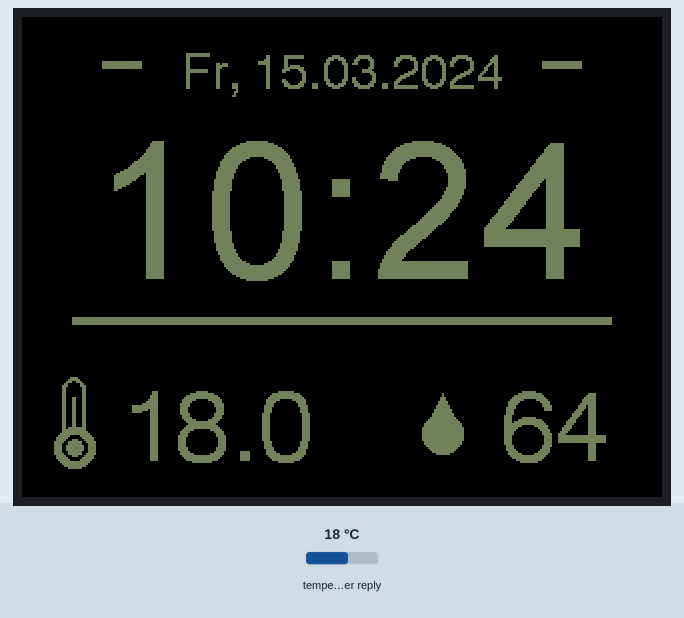
This sketch was run on a simulated ESP32-S3. Shown: 320×240 colour display. Inputs (shaded band) come from the test bench; at power-on: temperature in the weather reply 18 °C. WiFi joins after 1.5 s; servers stay silent unless stated; network time is answered at once with the bench clock; the local clock reads 2024-03-15 10:24:30 at power-on unless the sketch sets it; web services answer with replies made up by the test bench; what the sketch prints to the serial monitor is not drawn.

Above: at 3.2 s.
At 30.1 s:
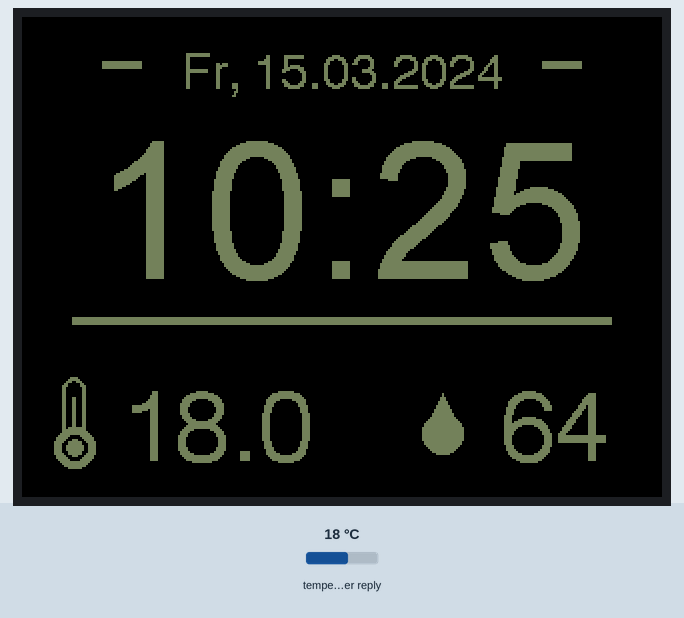
At 90.1 s:
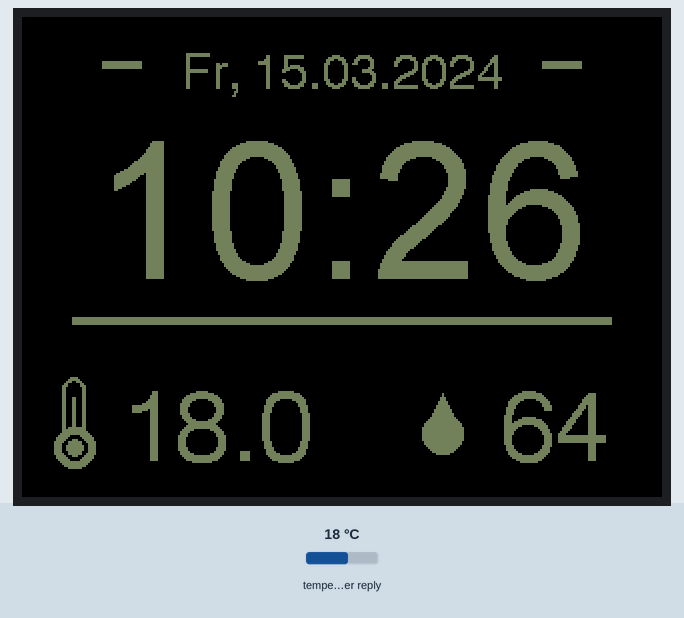

The sketch:

Result.ino
```cpp
#include <TFT_eSPI.h>
#include <WiFi.h>
#include <NTPClient.h>
#include <WiFiUdp.h>
#include <ArduinoJson.h>

#define WIFI_SSID "WLAN_Name"
#define WIFI_PASSWORD "WLAN_Passwort"
// Definiere die Open-Meteo API URL
#define OPEN_METEO_API_URL "api.open-meteo.com"
#define LATITUDE "12.3456"  //Hier müsst ihr die Koordinaten von eurem Ort eintragen
#define LONGITUDE "78.9012" //https://open-meteo.com/en/docs     Rechts bei Search euren Ort eintragen

// TFT Display
TFT_eSPI tft = TFT_eSPI();
uint16_t textColor = tft.color565(119, 129, 92); // Variable für Schriftfarbe

// NTP Zeit-Client
WiFiUDP ntpUDP;
NTPClient timeClient(ntpUDP, "pool.ntp.org", 3600, 60000);

// Wetter-API Einstellungen
const int weatherPort = 80;
float currentTemp, humidity;

// Zeit und Wetter aktualisieren
unsigned long previousMillis = 0;
const long interval = 900000; // Aktualisierung alle 15 Minuten (15*60*1000)

// Deutsche Wochentage
const char* wochenTage[] = {"So", "Mo", "Di", "Mi", "Do", "Fr", "Sa"};

bool syncedToday = false; // Variable für tägliche Synchronisierung

void setup() {
  Serial.begin(115200);
  tft.init();
  tft.setRotation(1); // Rotation für 240x320 Display     1 = Rechts Anschluss
  tft.fillScreen(TFT_BLACK);

  // WLAN verbinden
  WiFi.begin(WIFI_SSID, WIFI_PASSWORD);
  while (WiFi.status() != WL_CONNECTED) {
    delay(500);
    Serial.print(".");
  }
  Serial.println("Verbunden!");

  // NTP Zeit-Client starten
  timeClient.begin();
  timeClient.setTimeOffset(3600); // Start mit CET (UTC + 1 Stunde)

  // Erste Wetteraktualisierung
  updateWeather();
}

void loop() {
  checkDST(); // Überprüfen und Anpassen der Sommer- und Winterzeit
  checkTimeSync();  // Synchronisiere die Uhrzeit um 4 Uhr

  // Uhrzeit und Datum anzeigen
  displayTime();

  // Wetterdaten alle 15 Minuten aktualisieren
  unsigned long currentMillis = millis();
  if (currentMillis - previousMillis >= interval) {
    previousMillis = currentMillis;
    updateWeather();
  }
}

void checkDST() {
  // Hole die aktuelle Zeit und extrahiere den Monat und den Tag
  time_t now = timeClient.getEpochTime();
  struct tm *ti = localtime(&now);
  int month = ti->tm_mon + 1; // tm_mon ist 0-basiert, daher +1
  int day = ti->tm_mday;
  int weekday = ti->tm_wday;  // 0 = Sonntag, 1 = Montag, ..., 6 = Samstag

  // Sommerzeitregelung für EU: Letzter Sonntag im März bis letzter Sonntag im Oktober
  if ((month > 3 && month < 10) ||             // Monate April bis September
      (month == 3 && (day - weekday >= 25)) || // Letzter Sonntag im März
      (month == 10 && (day - weekday < 25))) { // Letzter Sonntag im Oktober
    timeClient.setTimeOffset(7200);  // CEST (UTC + 2 Stunden)
  } else {
    timeClient.setTimeOffset(3600);  // CET (UTC + 1 Stunde)
  }
}

int lastSyncHour = -1;
void checkTimeSync() {
  int currentHour = timeClient.getHours();
  int currentMinute = timeClient.getMinutes();

  // Synchronisiere nur zu jeder vollen Stunde und einmal pro Stunde
  if (currentMinute == 0 && currentHour != lastSyncHour) {
    timeClient.forceUpdate();  // Zwinge eine Synchronisierung
    lastSyncHour = currentHour; // Aktualisiere letzte Synchronisierungsstunde
    Serial.println("Uhrzeit synchronisiert zur vollen Stunde.");
  }
}

void displayTime() {
  //tft.loadFont("FreeMono");
  String formattedTime = timeClient.getFormattedTime().substring(0, 5); // Stunden:Minuten
  String dateStr = getFormattedDate();
  //String dateStr = "-- " + getFormattedDate() + " --";

  // Bereich für Datum und Uhrzeit leeren und neu zeichnen
  static String lastTime = "";
  static String lastDate = "";

  if (formattedTime != lastTime || dateStr != lastDate) {
    tft.fillRect(0, 0, 320, 160, TFT_BLACK); // Bereich leeren

    // Datum anzeigen
    tft.setTextColor(textColor, TFT_BLACK);
    tft.setTextDatum(MC_DATUM);
    tft.fillRect(40, 22, 20, 4, textColor); // Strich zeichnen    Start, Positon, Länge, Dicke , Farbe
    tft.drawString(dateStr, 160, 30, 4);
    tft.fillRect(260, 22, 20, 4, textColor); // Strich zeichnen    Start, Positon, Länge, Dicke , Farbe

    // Uhrzeit anzeigen
    tft.drawString(formattedTime, 160, 95, 8);
    tft.fillRect(25, 150, 270, 4, textColor); // Strich zeichnen    Start, Positon, Länge, Dicke , Farbe


    lastTime = formattedTime;
    lastDate = dateStr;
  }

  // Wetteranzeige aktualisieren
  displayWeather();
}

void displayWeather() {
  static float lastTemp = -100.0; // Unrealistische Startwerte zum Erzwingen der ersten Anzeige
  static float lastHumidity = -1.0;
  static float tTemp = -12.3;
  static float thumidity = 100.0;

  // Prüfen, ob die Temperatur oder Luftfeuchtigkeit sich geändert hat
  if (currentTemp != lastTemp || humidity != lastHumidity) {
    // Bereich für Wetteranzeige löschen
    tft.fillRect(0, 180, 320, 50, TFT_BLACK); // Löscht den gesamten Bereich

    // Textfarbe und Ausrichtung setzen
    tft.setTextColor(textColor, TFT_BLACK);
    tft.setTextDatum(ML_DATUM); // Linksbündige Ausrichtung für die Anzeige

    // Thermometersymbol zeichnen
    drawThermometer(20, 200);
    // Temperatur mit Gradzeichen und "C" anzeigen
    tft.drawString(String(currentTemp, 1) + "", 50, 210, 6);

    // Regentropfensymbol zeichnen
    drawRaindrop(210, 200);
    // Luftfeuchtigkeit mit Prozentzeichen anzeigen
    tft.drawString(String(humidity, 0) + " ", 240, 210, 6);

    // Aktuelle Werte speichern, um sie später mit den neuen Werten zu vergleichen
    lastTemp = currentTemp;
    lastHumidity = humidity;
  }
}

void drawThermometer(int x, int y) {
  // Äußeres dickes Rechteck für den Thermometerkörper
  tft.fillRoundRect(x, y - 20, 12, 40, 6, textColor);     // Äußerer dicker Körper
  tft.fillRoundRect(x + 2, y - 18, 8, 36, 4, TFT_BLACK);  // Innere Füllung, um Dicke des Randes zu erzeugen
  // Inneres Rechteck für die Thermometersäule
  tft.fillRect(x + 5, y - 10, 2, 20, textColor); // Innerer Balken für Temperatur
  // Kreis unten für die Thermometerkugel
  tft.fillCircle(x + 6, y + 15, 10, textColor);        // Äußere Thermometerkugel
  tft.fillCircle(x + 6, y + 15, 6, TFT_BLACK);         // Innerer Kreis für dicken Rand
  // Füllung des Thermometers im Inneren der Kugel
  tft.fillCircle(x + 6, y + 15, 4, textColor);         // Zentrum der Kugel
}

void drawRaindrop(int x, int y) {
  tft.fillCircle(x, y + 8, 10, textColor);             // Vergrößerter Regentropfenkopf
  tft.fillTriangle(x - 10, y + 8, x + 10, y + 8, x, y - 12, textColor); // Vergrößerte Spitze des Regentropfens
}

void updateWeather() {
    WiFiClient client;
    if (!client.connect("api.open-meteo.com", 80)) {
        Serial.println("Verbindung zu Wetterserver fehlgeschlagen.");
        return;
    }

    // Anfrage an die Wetter-API senden
    String url = "/v1/forecast?latitude=" + String(LATITUDE) + "&longitude=" + String(LONGITUDE) + "&current=temperature_2m,relative_humidity_2m&forecast_days=1";
    client.print(String("GET ") + url + " HTTP/1.1\r\n" +
                 "Host: api.open-meteo.com\r\n" +
                 "Connection: close\r\n\r\n");

    // Antwort lesen
    String response = "";
    while (client.connected() || client.available()) {
        String line = client.readStringUntil('\n'); // Zeile für Zeile lesen
        if (line.length() == 0) { // Wenn eine leere Zeile kommt, sind wir am Ende des Headers
            break;
        }
        response += line + "\n"; // Die gesamte Antwort in einer Variable speichern
    }

    // Suche den Beginn der JSON-Daten
    int jsonStart = response.indexOf('{'); // Finde den ersten '{', um den JSON-Körper zu isolieren
    if (jsonStart != -1) {
        String payload = response.substring(jsonStart); // Nimm alles ab dem ersten '{'
        payload.trim(); // Trim, um unnötige Leerzeichen zu entfernen

        Serial.println("Empfangene JSON-Antwort:");
        Serial.println(payload); // Zeigt die gesamte JSON-Antwort an

        DynamicJsonDocument doc(2048); // Größe anpassen, falls erforderlich
        DeserializationError error = deserializeJson(doc, payload);

        if (error) {
            Serial.print("Fehler beim Parsen von JSON: ");
            Serial.println(error.f_str()); // Ausgabe des Fehlertyps
            Serial.println("Payload: " + payload); // Zeigt die Payload an
            return;
        }

        // Wetterdaten extrahieren
        currentTemp = doc["current"]["temperature_2m"].as<float>();
        humidity = doc["current"]["relative_humidity_2m"].as<float>();

        // Debug-Ausgabe für die Werte
        Serial.print("Aktuelle Temperatur: ");
        Serial.println(currentTemp);
        Serial.print("Luftfeuchtigkeit: ");
        Serial.println(humidity);
    } else {
        Serial.println("JSON-Daten nicht gefunden.");
    }
}

String getFormattedDate() {
  time_t rawtime = timeClient.getEpochTime();
  struct tm * ti;
  ti = localtime(&rawtime);
  char buffer[20];
  strftime(buffer, sizeof(buffer), "%d.%m.%Y", ti); // Datum formatieren

  // Wochentag hinzufügen
  String dayOfWeek = String(wochenTage[ti->tm_wday]);
  return dayOfWeek + ", " + String(buffer);
}
```

Measured:
- what the display in image 0 shows lasts 26.9 s, from 3.2 s to 30.1 s
- what the display in image 1 shows lasts 60.0 s, from 30.1 s to 90.1 s
